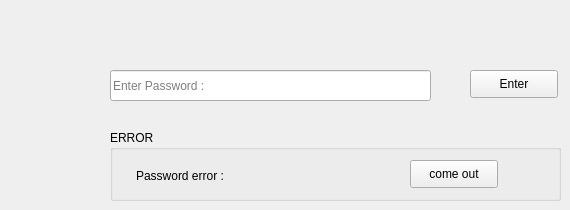
    <widget class="QWidget" name="tab_2">
     <attribute name="title">
      <string>Password </string>
     </attribute>
     <widget class="QLineEdit" name="lineEdit">
      <property name="geometry">
       <rect>
        <x>110</x>
        <y>70</y>
        <width>321</width>
        <height>31</height>
       </rect>
      </property>
      <property name="echoMode">
       <enum>QLineEdit::Password</enum>
      </property>
      <property name="placeholderText">
       <string>Enter Password : </string>
      </property>
     </widget>
     <widget class="QPushButton" name="pushButton">
      <property name="geometry">
       <rect>
        <x>470</x>
        <y>70</y>
        <width>88</width>
        <height>28</height>
       </rect>
      </property>
      <property name="text">
       <string>Enter</string>
      </property>
      <property name="shortcut">
       <string>Return</string>
      </property>
     </widget>
     <widget class="QGroupBox" name="groupBox_2">
      <property name="geometry">
       <rect>
        <x>110</x>
        <y>130</y>
        <width>451</width>
        <height>71</height>
       </rect>
      </property>
      <property name="title">
       <string>ERROR</string>
      </property>
      <widget class="QLabel" name="label_3">
       <property name="geometry">
        <rect>
         <x>26</x>
         <y>30</y>
         <width>161</width>
         <height>31</height>
        </rect>
       </property>
       <property name="text">
        <string>Password error :</string>
       </property>
      </widget>
      <widget class="QPushButton" name="pushButton_9">
       <property name="geometry">
        <rect>
         <x>300</x>
         <y>30</y>
         <width>88</width>
         <height>28</height>
        </rect>
       </property>
       <property name="text">
        <string>come out</string>
       </property>
      </widget>
     </widget>
    </widget>
